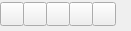
     <widget class="QFrame" name="frameSimu">
      <property name="geometry">
       <rect>
        <x>360</x>
        <y>0</y>
        <width>131</width>
        <height>31</height>
       </rect>
      </property>
      <property name="font">
       <font/>
      </property>
      <property name="mouseTracking">
       <bool>true</bool>
      </property>
      <property name="autoFillBackground">
       <bool>true</bool>
      </property>
      <property name="frameShape">
       <enum>QFrame::NoFrame</enum>
      </property>
      <property name="frameShadow">
       <enum>QFrame::Plain</enum>
      </property>
      <widget class="QPushButton" name="backward">
       <property name="geometry">
        <rect>
         <x>0</x>
         <y>2</y>
         <width>24</width>
         <height>24</height>
        </rect>
       </property>
       <property name="maximumSize">
        <size>
         <width>24</width>
         <height>24</height>
        </size>
       </property>
       <property name="font">
        <font/>
       </property>
       <property name="mouseTracking">
        <bool>true</bool>
       </property>
       <property name="autoFillBackground">
        <bool>true</bool>
       </property>
       <property name="text">
        <string/>
       </property>
       <property name="icon">
        <iconset resource="../../resources.qrc">
         <normaloff>:/resources/backward.png</normaloff>:/resources/backward.png</iconset>
       </property>
       <property name="iconSize">
        <size>
         <width>24</width>
         <height>24</height>
        </size>
       </property>
      </widget>
      <widget class="QPushButton" name="rewind">
       <property name="geometry">
        <rect>
         <x>23</x>
         <y>2</y>
         <width>24</width>
         <height>24</height>
        </rect>
       </property>
       <property name="maximumSize">
        <size>
         <width>24</width>
         <height>24</height>
        </size>
       </property>
       <property name="font">
        <font/>
       </property>
       <property name="mouseTracking">
        <bool>true</bool>
       </property>
       <property name="autoFillBackground">
        <bool>true</bool>
       </property>
       <property name="text">
        <string/>
       </property>
       <property name="icon">
        <iconset resource="../../resources.qrc">
         <normaloff>:/resources/rewind.png</normaloff>:/resources/rewind.png</iconset>
       </property>
       <property name="iconSize">
        <size>
         <width>24</width>
         <height>24</height>
        </size>
       </property>
      </widget>
      <widget class="QPushButton" name="pause">
       <property name="geometry">
        <rect>
         <x>46</x>
         <y>2</y>
         <width>24</width>
         <height>24</height>
        </rect>
       </property>
       <property name="maximumSize">
        <size>
         <width>24</width>
         <height>24</height>
        </size>
       </property>
       <property name="font">
        <font/>
       </property>
       <property name="mouseTracking">
        <bool>true</bool>
       </property>
       <property name="autoFillBackground">
        <bool>true</bool>
       </property>
       <property name="text">
        <string/>
       </property>
       <property name="icon">
        <iconset resource="../../resources.qrc">
         <normaloff>:/resources/pause.png</normaloff>:/resources/pause.png</iconset>
       </property>
       <property name="iconSize">
        <size>
         <width>24</width>
         <height>24</height>
        </size>
       </property>
      </widget>
      <widget class="QPushButton" name="play">
       <property name="geometry">
        <rect>
         <x>69</x>
         <y>2</y>
         <width>24</width>
         <height>24</height>
        </rect>
       </property>
       <property name="maximumSize">
        <size>
         <width>24</width>
         <height>24</height>
        </size>
       </property>
       <property name="font">
        <font/>
       </property>
       <property name="mouseTracking">
        <bool>true</bool>
       </property>
       <property name="autoFillBackground">
        <bool>true</bool>
       </property>
       <property name="text">
        <string/>
       </property>
       <property name="icon">
        <iconset resource="../../resources.qrc">
         <normaloff>:/resources/play.png</normaloff>:/resources/play.png</iconset>
       </property>
       <property name="iconSize">
        <size>
         <width>24</width>
         <height>24</height>
        </size>
       </property>
      </widget>
      <widget class="QPushButton" name="forward">
       <property name="geometry">
        <rect>
         <x>92</x>
         <y>2</y>
         <width>24</width>
         <height>24</height>
        </rect>
       </property>
       <property name="maximumSize">
        <size>
         <width>24</width>
         <height>24</height>
        </size>
       </property>
       <property name="font">
        <font/>
       </property>
       <property name="mouseTracking">
        <bool>true</bool>
       </property>
       <property name="autoFillBackground">
        <bool>true</bool>
       </property>
       <property name="text">
        <string/>
       </property>
       <property name="icon">
        <iconset resource="../../resources.qrc">
         <normaloff>:/resources/forward.png</normaloff>:/resources/forward.png</iconset>
       </property>
       <property name="iconSize">
        <size>
         <width>24</width>
         <height>24</height>
        </size>
       </property>
      </widget>
     </widget>
